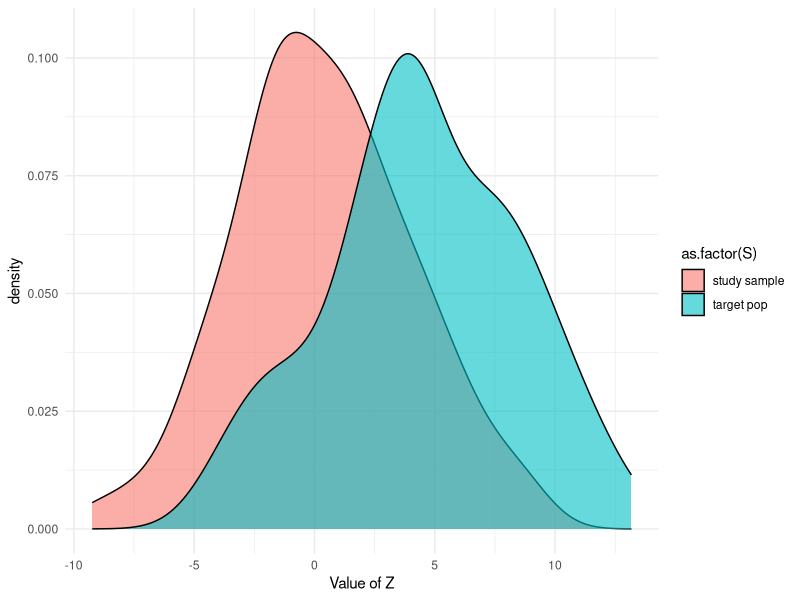

Generate this figure with R:
## Basic transportability methods:


### Selection diagram overview:
# X->Y
# S->Z->Y

## Target population differs from study sample with regard to the distribution of Z, due to researcher choices. 

## Z is an effect modifier of the treatment X and Z influences Y.

## How do we transport the effect of X on Y into this new population?
## How do we evaluate success based on out-of-sample predictive accuracy?

library(ggplot2)
set.seed(123)

### 1) Simulate data: #######

## Note: we are just simulating 1 x in this scenario, so pattern can be a little noisy!

## Sample population:
N <- 100
sample <- data.frame(
  Z = rnorm(N, mean = 0, sd = 4),
  X = rbinom(N, 1, prob = 0.50),
  S = "study sample"
)
sample$true_effect <- 0.5 * sample$Z
sample$Y <- rnorm(N, mean = 10 + sample$true_effect * sample$X + sample$Z)

## Target population:
target <- data.frame(
  Z = rnorm(N, mean = 4, sd = 4),
  X = rbinom(N, 1, prob = 0.50),
  S = "target pop"
)
target$true_effect <- 0.5 * target$Z
target$Y <- rnorm(N, mean = 10 + target$true_effect * target$X + target$Z)


df <- rbind(sample, target)


# Compare the distribution of Z in study sample v. target pop
ggplot(df, aes(x=Z, fill=as.factor(S))) + 
  geom_density(alpha=0.6) +
  xlab("Value of Z") + theme_minimal()



## 2) Calculate treatment effect and evaluate "naive" transport: ####

naivemod <- lm(Y~X, data=sample)


# Predict into the target with the "naive" model fit to the sample:
ate_from_model <- function(model, newdata) {
  mean(predict(model, newdata = transform(newdata, X = 1)) -
      predict(model, newdata = transform(newdata, X = 0)))
}

naive_ate <- coef(naivemod)["X"]

# Naive transport: with no Z in the model, how well does naivemodel predict ATE for target?
naive_target_ATE <- ate_from_model(naivemod, target)


## compare:
naive_target_ATE
mean(target$true_effect) ## True ATE for target



## 3) Reweigh treatment effect for target population, using transportability methods ####

# R = [ P(Y| do(X), Z) * P*(Z) ] = [ P(Y| do(X), Z) * P*(Z) ]

# modify the model to account for variables with S->Y paths:
modified_model <- lm(Y~X*Z, data=sample)

# Transported effect following the g-formula above:
pred_treated   <- predict(modified_model, newdata = transform(target, X = 1))
pred_untreated <- predict(modified_model, newdata = transform(target, X = 0))
transported_effect <- mean(pred_treated - pred_untreated)


# Compare the transported effects between the naive model and updated estimate using transport equation:
naive_target_ATE      # naive estimate without considering Z
transported_effect           # transported treatment estimate, calculated with Z
mean(target$true_effect)     # true effect for target population
